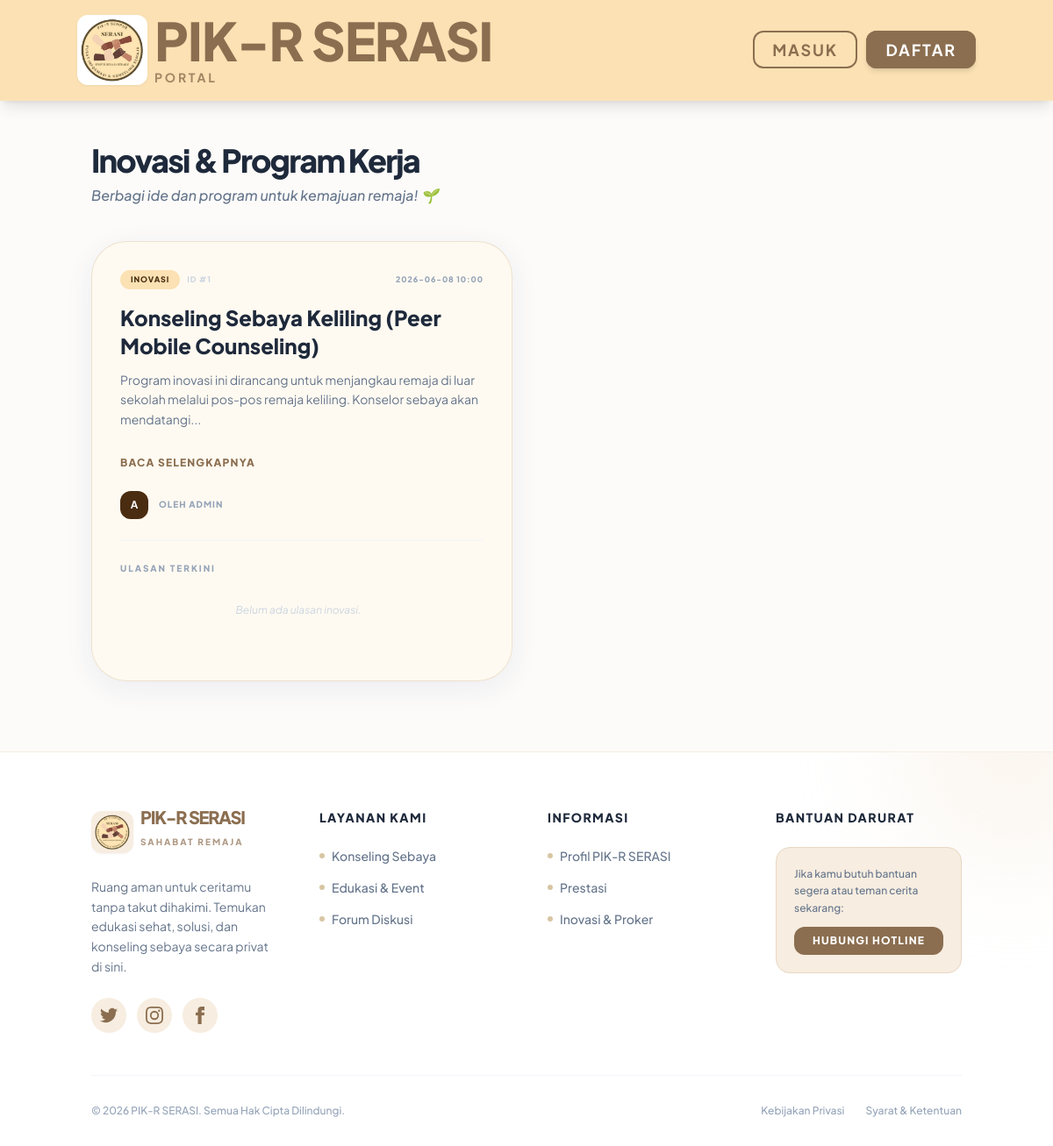
/inovasi-proker, run on the app's committed database.
### tables this page shows
CREATE TABLE innovations (
            id INTEGER PRIMARY KEY AUTOINCREMENT,
            title TEXT NOT NULL,
            content TEXT,
            author TEXT,
            author_id INTEGER,
            dokumen TEXT,
            date TEXT
        );

### app.py (the view)
@app.route('/inovasi-proker')
def innovations():
    conn = get_db_connection()
    innovations_raw = conn.execute('SELECT * FROM innovations ORDER BY id DESC').fetchall()
    innovations = []
    for inn in innovations_raw:
        i = dict(inn)
        i['comments'] = [dict(c) for c in conn.execute('SELECT * FROM innovations_comments WHERE innovation_id = ?', (i['id'],)).fetchall()]
        innovations.append(i)
    conn.close()
    return render_template('innovations.html', innovations=innovations)

### app.py (called while the page is built, shortened)
def get_db_connection():
    supabase_url = os.environ.get('SUPABASE_DB_URL')
    return PIKRDatabaseConnection(db_path=DB_PATH, supabase_url=supabase_url)

    def execute(self, query, params=None):
        query_upper = query.strip().upper()
        is_write = any(query_upper.startswith(op) for op in ["INSERT", "UPDATE", "DELETE"])
        if self.supabase_url:
            query = query.replace('?', '%s')
            query = re.sub(r'"([^"]*)"', r"'\1'", query)
            if params is not None:
                if not isinstance(params, (tuple, list)):
                    params = (params,)
                self.cursor.execute(query, params)
            else:
                self.cursor.execute(query)
        else:
            if params is not None:
                self.cursor.execute(query, params)
            else:
                self.cursor.execute(query)
        return self

    def fetchall(self):
        return self.cursor.fetchall()

    def close(self):
        self.cursor.close()
        self.conn.close()
        if self.modified_tables:
            for table in self.modified_tables:
                trigger_async_sheets_sync(table)

### templates/innovations.html (shortened to what this page needs)
{% extends 'base.html' %}
{% block content %}
<div class="max-w-6xl mx-auto">
    <div class="flex flex-col md:flex-row justify-between items-start md:items-center mb-10 gap-4">
        <div>
            <h2 class="text-4xl font-black text-slate-800 tracking-tighter">Inovasi & Program Kerja</h2>
            <p class="text-slate-500 mt-2 font-medium italic">Berbagi ide dan program untuk kemajuan remaja! 🌱</p>
        </div>
    </div>
    {% if innovations %}
    <div class="grid grid-cols-1 md:grid-cols-2 gap-8">
        {% for inn in innovations %}
        <div class="premium-card p-8 rounded-[2.5rem] flex flex-col justify-between relative group overflow-hidden h-full">
            <div class="relative z-10">
                <div class="flex items-center gap-2 mb-4">
                    <span class="bg-[#FBE1B3] text-[#4A2C11] text-[9px] font-black px-3 py-1 rounded-full uppercase tracking-[0.1em]">Inovasi</span>
                    <span class="text-[9px] font-black text-slate-300 uppercase tracking-widest">ID #{{ inn.id }}</span>
                    <span class="text-[9px] font-black text-slate-400 uppercase tracking-widest ml-auto">{{ inn.date }}</span>
                </div>
                <h3 class="text-2xl font-black mb-3 pr-10 text-slate-800 group-hover:text-[#8b6e50] transition-colors">{{ inn.title }}</h3>
                {% if inn.content and inn.content.strip() != "" %}
                <p class="text-slate-500 mb-6 text-sm leading-relaxed">{{ inn.content|striptags|truncate(140) }}</p>
                <a href="{{ url_for('innovation_detail', inn_id=inn.id) }}" class="inline-flex items-center text-[#8b6e50] text-xs font-black uppercase tracking-widest hover:translate-x-2 transition-transform mb-6">Baca Selengkapnya</a>
                {% else %}
                <div class="bg-slate-50 p-4 rounded-2xl border border-dashed border-slate-200 mb-6 flex items-center gap-3">
                    <span class="text-xl">📄</span>
                    <p class="text-xs text-slate-400 font-bold italic">Inovasi tersedia dalam bentuk dokumen lampiran.</p>
                </div>
                {% endif %}
                <div class="flex items-center gap-3 mb-6">
                    <div class="w-8 h-8 bg-[#4A2C11] rounded-xl flex items-center justify-center text-xs font-bold text-white uppercase">{{ inn.author[0] }}</div>
                    <span class="text-[10px] font-black text-slate-400 uppercase tracking-widest">Oleh {{ inn.author }}</span>
                </div>
                <div class="mt-auto border-t border-slate-100 pt-6">
                    <h4 class="text-[10px] font-black text-slate-400 mb-4 uppercase tracking-[0.2em]">Ulasan Terkini</h4>
                    <div class="space-y-3 mb-6 max-h-48 overflow-y-auto pr-2 custom-scroll">
                        {% if inn.comments %}
                        {% for c in inn.comments %}
                        <div class="bg-slate-50/50 p-4 rounded-2xl border border-slate-100 group/comment relative">
                            <div class="flex justify-between items-start mb-2">
                                <div class="flex items-center gap-2">
                                    <span class="font-black text-slate-800 text-[10px]">{{ c.username }}</span>
                                    <span class="bg-amber-100 text-amber-700 font-black text-[9px] px-2 py-0.5 rounded-md uppercase">⭐ {{ c.rating }}</span>
                                </div>
                                <div class="flex gap-2 opacity-0 group-hover/comment:opacity-100 transition-opacity">
                                    {% if c.username == session.get('username') %}
                                    <button onclick="openEditInnovationComment('{{ inn.id }}','{{ c.id }}','{{ c.text }}')" class="text-blue-500 hover:text-blue-700 text-[9px] font-black uppercase tracking-widest">Edit</button>
                                    {% endif %}
                                    {% if session.get('role') == 'admin_pikr' or c.username == session.get('username') %}
                                    <a href="{{ url_for('delete_innovation_comment', inn_id=inn.id, comment_id=c.id) }}" onclick="return confirm('Hapus ulasan ini?')" class="text-red-500 hover:text-red-700 text-[9px] font-black uppercase tracking-widest">Hapus</a>
                                    {% endif %}
                                </div>
                            </div>
                            {% if c.text %}
                            <p class="text-slate-500 italic text-[11px] leading-relaxed">"{{ c.text }}"</p>
                            {% endif %}
                        </div>
                        {% endfor %}
                        {% else %}
                        <div class="text-center py-4 text-slate-300 italic text-xs">Belum ada ulasan inovasi.</div>
                        {% endif %}
                    </div>
                </div>
            </div>
        </div>
        {% endfor %}
    </div>
    {% else %}
    <div class="text-center py-20 bg-white rounded-[2rem] border border-[#FBE1B3] shadow-sm">
        <div class="text-6xl mb-4">💡</div>
        <h3 class="text-xl font-bold text-[#4A2C11]">Belum ada inovasi yang dibagikan</h3>
        <p class="text-slate-400 text-sm mt-2">Segera bagikan ide dan program kerja Anda!</p>
    </div>
    {% endif %}
</div>
{% endblock %}

### templates/base.html (style rules this page uses)
:root { --primary: #d8c5a3; --primary-light: #f8efe1; --secondary: #9f836c; --accent: #d8c5a3; --glass: rgba(255, 250, 240, 0.9); --glass-border: rgba(204, 177, 141, 0.35); }
body { font-family: 'Plus Jakarta Sans', sans-serif; scroll-behavior: smooth; }
body, input, textarea, button, select, p, span, h1, h2, h3, h4, h5, h6, a, div, li, ul, ol, strong, em, b { font-family: 'Plus Jakarta Sans', sans-serif; }
.premium-card { background: var(--glass); backdrop-filter: blur(12px); -webkit-backdrop-filter: blur(12px); border: 1px solid var(--glass-border); box-shadow: 0 8px 32px 0 rgba(31, 38, 135, 0.07); transition: all 0.3s cubic-bezier(0.4, 0, 0.2, 1); }

### data on the page
innovations: id "1", date "2026-06-08 10:00", title "Konseling Sebaya Keliling (Peer Mobile Counseling)", content "Program inovasi ini dirancang untuk menjangkau remaja di luar sekolah melalui pos-pos remaja keliling. Konselor sebaya akan mendatangi...", author "A", author "ADMIN"
